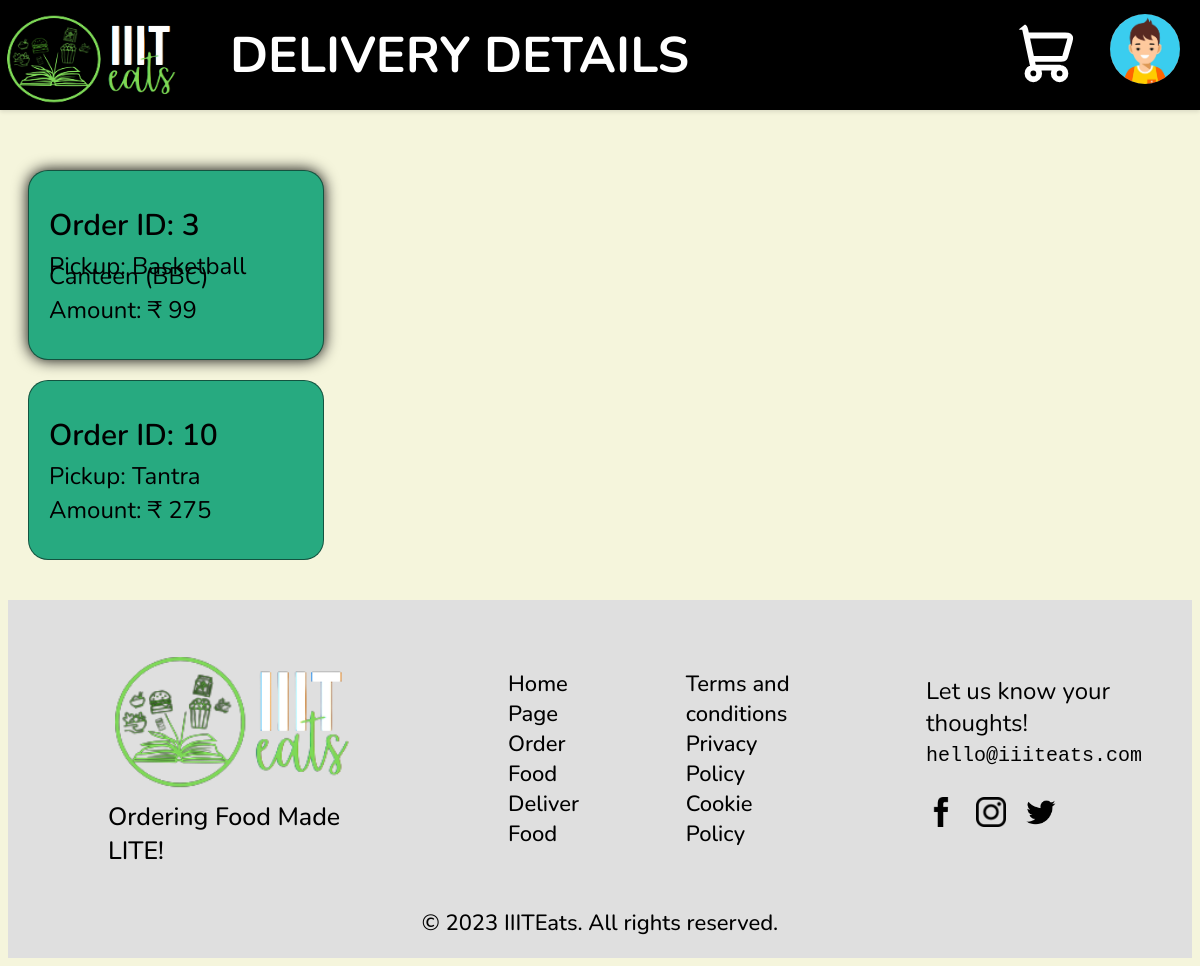
The app's page /yourDeliveries (signed in) with its own data.
### tables this page shows
CREATE TABLE canteens (id INTEGER PRIMARY KEY NOT NULL, name TEXT, landmark TEXT, description TEXT);

CREATE TABLE orders (id INTEGER PRIMARY KEY NOT NULL, customer_id INTEGER, items TEXT, canteen_id INTEGER, order_time INTEGER, amount INTEGER, del_charges INTEGER, total INTEGER, address TEXT, fulfilled INTEGER, FOREIGN KEY(customer_id) REFERENCES users(rollno), FOREIGN KEY(canteen_id) REFERENCES canteen(id));

### main.py (the view)
@app.route('/yourDeliveries', methods=['GET'])
def yourDeliveries():
    user = getUser()
    myConn = sqlite3.connect(DB_NAME)
    myCursor = myConn.cursor()
    myCursor.execute('SELECT * FROM liveOrders WHERE partner_id=?', (user['id'],))
    data = myCursor.fetchall()
    print("LiveOrders",(data))
    orders = []
    for rec in data:
        order = getOrder(rec[2])
        order['id'] = rec[0]
        order['status'] = rec[3]
        order['partner_id'] = rec[4]
        orders.append(order)
    print(orders)
    myConn.close()
    return render_template('delivery-details.html', orders = orders, user = getUser())

### main.py (called while the page is built)
def getUser():
    if not session.get('user'):
        return {'id': 0, 'name': 'Guest', 'phone': 0}
    user = session['user']
    myConn = sqlite3.connect(DB_NAME)
    myCursor = myConn.cursor()
    myCursor.execute('SELECT * FROM users WHERE rollno=?', (user,))
    user = myCursor.fetchone()
    myConn.close()
    usr = {}
    if user is not None :
        usr['id'] = user[0]
        usr['name'] = user[1]
        usr['phone'] = user[4]
    else:
        usr['id'] = 0
        usr['name'] = 'Guest'
        usr['phone'] = 9874563210
    return usr

def getItem(itemID):
    myconn = sqlite3.connect(DB_NAME)
    myCursor = myconn.cursor()
    myCursor.execute('SELECT * FROM items WHERE id=?', (itemID,))
    rec = myCursor.fetchone()
    item = {}
    item['id'] = rec[0]
    item['name'] = rec[1]
    item['price'] = "₹ " + str(rec[2])
    item['canteen_id']= int(rec[3])
    item['non_veg'] = 1 if rec[4] else 0
    myconn.close()
    return item

### templates/delivery-details.html (shortened to what this page needs)
<!DOCTYPE html>
<html>
	<head>
		<link rel="stylesheet" href="../static/css/delivery-details.css" />
		<link rel="stylesheet" href="../static/css/navbar.css" />
		<link rel="stylesheet" href="../static/css/footer.css" />
	</head>
	<body style="background-color: beige">
		<nav
		style="
			display: flex;
			justify-content: space-between;
			align-items: center;
			height: 110px;
			padding: 0 20px;
			background-color: black;
			box-shadow: 0 2px 4px rgba(0, 0, 0, 0.1);
			position: fixed;
			top: 0;
			left: 0;
			right: 0;
			z-index: 999;
		"
	>
	<div class="logo">
		<a href="/" style="text-decoration: none" onclick="playLogoAnimation(event)">
			<img src="../static/assets/logo.png" alt="Logo" />
		</a>
	</div>
		<div class="site-name">DELIVERY DETAILS</div>
		<div class="cart-navbar">
			<a href="cart" style="text-decoration: none">
				<img
					src="../static/assets/cart.svg"
					alt="Cart"
					style="z-index: 700; padding-right: 30px;;"
				/>
			</a>
		</div>
		<div class="profile">
			<img src="../static/assets/user.jpg" class="user-img" alt="Profile" style=" transform: translateY(-20px)" />
		</div>
	</nav>
		<div style="display: flex; flex-direction: row" class="parentDiv">
			<div class="left-div">
				{% for order in orders %}
				<div
					class="delivery-item"
					order="{{order['order_id']}}"
					onclick="openOrder('{{order['order_id']}}')"
				>
					<p
						style="
							font-size: 30px;
							font-weight: 600;
							line-height: 10px;
						"
					>
						Order ID: {{order['order_id']}}
					</p>
					<p
						style="
							font-size: 24px;
							font-weight: 400;
							line-height: 10px;
						"
					>
						Pickup: {{order['canteen_name']}}
					</p>
					<p
						style="
							font-size: 24px;
							font-weight: 400;
							line-height: 10px;
						"
					>
						Amount: ₹ {{order['total']}}
					</p>
				</div>
				{% endfor %}
			</div>
		</div>
		<footer class="footer">
			<div class="footer-main">
				<div class="footer-section footer-section1">
					<img class="footer-logo" src="../static/assets/logo.png" />
					<p class="footer-tagline">Ordering Food Made LITE!</p>
				</div>
				<div class="footer-section">
					<p class="footer-section-mid-item">
						<a href="/">Home Page</a>
					</p>
					<p class="footer-section-mid-item">
						<a href="canteens">Order Food</a>
					</p>
					<p class="footer-section-mid-item">
						<a href="viewDeliveries">Deliver Food</a>
					</p>
				</div>
				<div class="footer-section">
					<p class="footer-section-mid-item">
						<a href="tnc">Terms and conditions</a>
					</p>
					<p class="footer-section-mid-item">
						<a href="privacy">Privacy Policy</a>
					</p>
					<p class="footer-section-mid-item">
						<a href="cookie">Cookie Policy</a>
					</p>
				</div>
				<div class="footer-section footer-section4">
					<div class="footer-section4-text">
						<p class="footer-section4-title">
							Let us know your thoughts!
						</p>
						<p class="footer-section4-contact">
							<a href="mailto://hello@imelody.com"
								>hello@iiiteats.com</a
							>
						</p>
					</div>
					<div class="footer-socials">
						<a href="https://facebook.com/iiiteats" target="_blank">
							<img
								class="footer-socials-item"
								src="../static/assets/social-fb.png"
							/>
						</a>
						<a
							href="https://instagram.com/iiiteats"
							target="_blank"
						>
							<img
								class="footer-socials-item"
								src="../static/assets/social-ig.png"
							/>
						</a>
						<a href="https://twitter.com/iiiteats" target="_blank">
							<img
								class="footer-socials-item"
								src="../static/assets/social-twitter.png"
							/>
						</a>
					</div>
				</div>
			</div>
			<div class="footer-copyright">
				<p>© 2023 IIITEats. All rights reserved.</p>
			</div>
		</footer>
	</body>
</html>

### static/css/delivery-details.css (style rules this page uses)
.left-div { width:25%; padding: 20px; }
.delivery-item { border-radius: 20px; padding: 20px; border: solid 1px rgb(0, 0, 0, 0.5); font-family: Nunito; transition: 300ms all; margin-bottom: 20px; background-color: #27aa80; }

### static/css/navbar.css (style rules this page uses)
.logo img { height: 100px; width: 180px; margin-top: 15px; margin-left:-10%; }
.site-name { justify-content: center; align-items: center; width:1600px; color: white; font-family: Nunito; font-weight: 700; font-size: 50px; padding-left: 30px; }
.cart-navbar { display: flex; align-items: center; position: relative; align-self: right; }
.profile { display: flex; align-items: center; position: relative; transition: opacity 0.5s ease-in-out, transform 0.5s ease-in-out; }
.profile img { height: 70px; width: 70px; border-radius: 50px; z-index: 900; margin-top: 27px; transition: all 0.5s ease; }
.cart-navbar img { height: 70px; width: 70px; border-radius: 50px; z-index: 900; transition: all 0.5s ease; }

### static/css/footer.css (style rules this page uses)
.footer p { color: rgb(0, 0, 0); }
.footer { display: flex; flex-direction: column; width: 100%; align-items: center; padding-bottom: 20px; background-color: rgb(223, 223, 223); font-family: Nunito; }
.footer-main { width: 100%; display: flex; align-items: center; justify-content: space-around; height: fit-content; padding-top: 50px; padding-bottom: 40px; }
.footer-section { display: flex; flex-direction: column; align-items: center; justify-content: center; padding-left: 50px; padding-right: 50px; }
.footer-section1 { padding-left: 100px; padding-right: 100px; }
.footer-logo { width: 250px; max-width: 500; }
.footer-tagline { font-family: Nunito; font-weight: 500; font-size: 25px; margin: 0; padding: 0; align-self: flex-start; }
.footer-section-mid-item { font-family: Nunito; font-weight: 500; font-size: 22px; margin: 0; padding: 0; align-self: flex-start; }
.footer-section4 { align-items: flex-start; }
.footer-section4-text { align-self: flex-start; margin-left: 10px; }
.footer-section4-title { font-family: Nunito; font-size: 24px; margin: 0px; padding: 0px; }
.footer-section4-contact { font-family: monospace; font-size: 20px; margin-top: 5px; font-weight: 500; }
.footer-socials { display: flex; align-items: center; justify-content: center; }
.footer-socials-item { width: 30px; height: 30px; margin: 10px; }
.footer-socials-item a, .footer-section4-contact a, .footer-section a { color: inherit; text-decoration: inherit; }
.footer-copyright p { font-family: Nunito; font-size: 22px; font-weight: 500; margin: 0; padding: 0; text-align: center; }

### records on screen
canteens: canteen_name "Basketball Canteen (BBC)"
canteens: canteen_name "Tantra"
orders: total "275"

### other values on screen
{{ order['order_id'] }} "3" "10"
{{ order['total'] }} "99"
